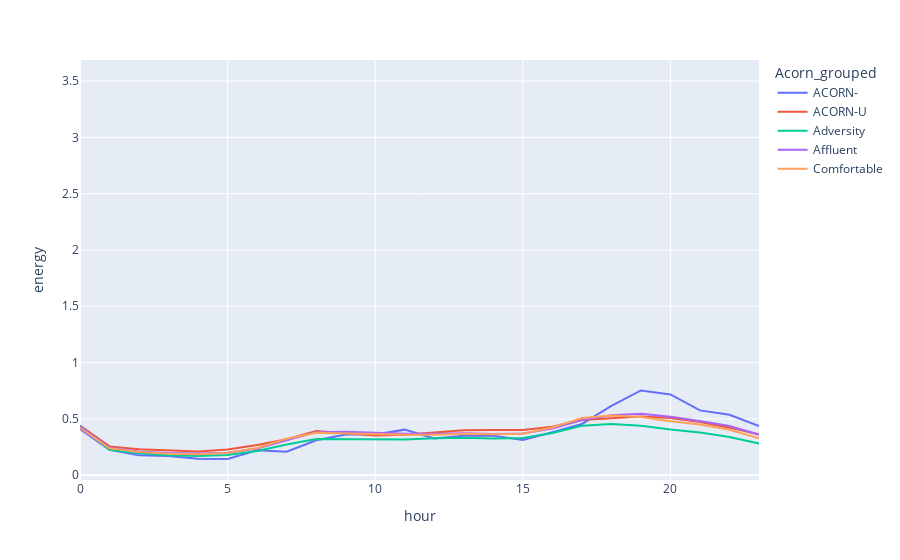

Notebook cell for this chart:
### Code cell
var = 'Acorn_grouped'
d = data.groupby([var, 'hour'])['energy'].mean().reset_index()
fig = px.line(d, x="hour", y="energy", color=var)
fig.show()

### Figure 1 — Plotly figure (JSON) as saved in the notebook; plotly's stock layout.template omitted (floating-point values rounded to 4 significant figures)
{"data": [{"hoverlabel": {"namelength": 0}, "hovertemplate": "Acorn_grouped=ACORN-<br>hour=%{x}<br>energy=%{y}", "legendgroup": "ACORN-", "line": {"color": "#636efa", "dash": "solid"}, "mode": "lines", "name": "ACORN-", "showlegend": true, "type": "scatter", "x": [0, 1, 2, 3, 4, 5, 6, 7, 8, 9, 10, 11, 12, 13, 14, 15, 16, 17, 18, 19, 20, 21, 22, 23, "cluster"], "xaxis": "x", "y": [0.4099, 0.2252, 0.1765, 0.1717, 0.1462, 0.1441, 0.2208, 0.2091, 0.311, 0.361, 0.3614, 0.4048, 0.3268, 0.3499, 0.3503, 0.3129, 0.3811, 0.4551, 0.6165, 0.7527, 0.7172, 0.5759, 0.5373, 0.4371, 3.5], "yaxis": "y"}, {"hoverlabel": {"namelength": 0}, "hovertemplate": "Acorn_grouped=ACORN-U<br>hour=%{x}<br>energy=%{y}", "legendgroup": "ACORN-U", "line": {"color": "#EF553B", "dash": "solid"}, "mode": "lines", "name": "ACORN-U", "showlegend": true, "type": "scatter", "x": [0, 1, 2, 3, 4, 5, 6, 7, 8, 9, 10, 11, 12, 13, 14, 15, 16, 17, 18, 19, 20, 21, 22, 23, "cluster"], "xaxis": "x", "y": [0.4416, 0.2558, 0.2305, 0.2195, 0.2108, 0.2277, 0.2693, 0.3197, 0.3931, 0.3736, 0.3522, 0.3599, 0.3813, 0.4003, 0.4005, 0.4022, 0.431, 0.4908, 0.5051, 0.5225, 0.5074, 0.4734, 0.4224, 0.3615, 2.348], "yaxis": "y"}, {"hoverlabel": {"namelength": 0}, "hovertemplate": "Acorn_grouped=Adversity<br>hour=%{x}<br>energy=%{y}", "legendgroup": "Adversity", "line": {"color": "#00cc96", "dash": "solid"}, "mode": "lines", "name": "Adversity", "showlegend": true, "type": "scatter", "x": [0, 1, 2, 3, 4, 5, 6, 7, 8, 9, 10, 11, 12, 13, 14, 15, 16, 17, 18, 19, 20, 21, 22, 23, "cluster"], "xaxis": "x", "y": [0.4392, 0.2253, 0.1948, 0.1763, 0.1712, 0.1805, 0.2155, 0.2731, 0.3206, 0.3186, 0.3183, 0.3178, 0.3285, 0.3319, 0.3252, 0.3301, 0.3752, 0.4399, 0.4546, 0.4403, 0.406, 0.3784, 0.3391, 0.2808, 2.217], "yaxis": "y"}, {"hoverlabel": {"namelength": 0}, "hovertemplate": "Acorn_grouped=Affluent<br>hour=%{x}<br>energy=%{y}", "legendgroup": "Affluent", "line": {"color": "#ab63fa", "dash": "solid"}, "mode": "lines", "name": "Affluent", "showlegend": true, "type": "scatter", "x": [0, 1, 2, 3, 4, 5, 6, 7, 8, 9, 10, 11, 12, 13, 14, 15, 16, 17, 18, 19, 20, 21, 22, 23, "cluster"], "xaxis": "x", "y": [0.4342, 0.2436, 0.2109, 0.1977, 0.1929, 0.1998, 0.2372, 0.3117, 0.3827, 0.3855, 0.3763, 0.3677, 0.3688, 0.3719, 0.3662, 0.3697, 0.4143, 0.4894, 0.5325, 0.5451, 0.5182, 0.481, 0.4364, 0.3605, 2.282], "yaxis": "y"}, {"hoverlabel": {"namelength": 0}, "hovertemplate": "Acorn_grouped=Comfortable<br>hour=%{x}<br>energy=%{y}", "legendgroup": "Comfortable", "line": {"color": "#FFA15A", "dash": "solid"}, "mode": "lines", "name": "Comfortable", "showlegend": true, "type": "scatter", "x": [0, 1, 2, 3, 4, 5, 6, 7, 8, 9, 10, 11, 12, 13, 14, 15, 16, 17, 18, 19, 20, 21, 22, 23, "cluster"], "xaxis": "x", "y": [0.4215, 0.2386, 0.2055, 0.1898, 0.1854, 0.1979, 0.2412, 0.3241, 0.3772, 0.3716, 0.364, 0.3589, 0.3598, 0.3684, 0.3631, 0.3687, 0.4243, 0.5081, 0.5302, 0.5164, 0.4802, 0.4496, 0.4041, 0.3285, 2.398], "yaxis": "y"}], "layout": {"legend": {"title": {"text": "Acorn_grouped"}, "tracegroupgap": 0}, "margin": {"t": 60}, "xaxis": {"anchor": "y", "domain": [0, 1], "title": {"text": "hour"}}, "yaxis": {"anchor": "x", "domain": [0, 1], "title": {"text": "energy"}}}}
